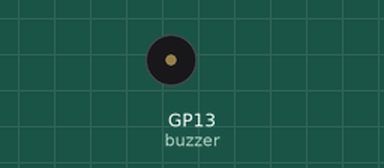
Recording of a program running on a simulated Raspberry Pi Pico running MicroPython. Shown: buzzer (waves = sounding). At 3.9 s the program stops and its outputs stay as they are.

Above: at 0.8 s.
At 3.65 s:
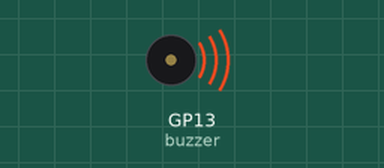
Timing chart, 0 to 5.2 s (numbered marks = the images above):
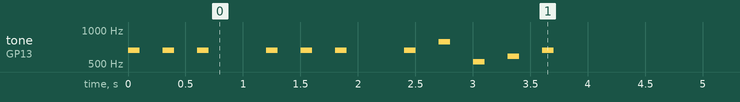

The program:

day5_5.py
```python
# Imports
from machine import Pin, PWM
import time

# Set up the Buzzer pin as PWM
buzzer = PWM(Pin(13)) # Set the buzzer to PWM mode

# Create our library of tone variables for "Jingle Bells"
C = 523
D = 587
E = 659
G = 784

# Create volume variable (Duty cycle)
volume = 10000

# Create our function with arguments
def playtone(note,vol,delay1,delay2):
    buzzer.duty_u16(vol)
    buzzer.freq(note)
    time.sleep(delay1)
    buzzer.duty_u16(0)
    time.sleep(delay2)

# Play the tune
playtone(E,volume,0.1,0.2)
playtone(E,volume,0.1,0.2)
playtone(E,volume,0.1,0.5) #Longer second delay

playtone(E,volume,0.1,0.2)
playtone(E,volume,0.1,0.2)
playtone(E,volume,0.1,0.5) #Longer second delay

playtone(E,volume,0.1,0.2)
playtone(G,volume,0.1,0.2)
playtone(C,volume,0.1,0.2)
playtone(D,volume,0.1,0.2)
playtone(E,volume,0.1,0.2)

# Duty to 0 to turn the buzzer off
buzzer.duty_u16(0)
```

Measured:
- by itself, tone on GP13 (buzzer): plays 659 Hz for 0.10 s, 659 Hz for 0.10 s, 659 Hz for 0.10 s, 659 Hz for 0.10 s, 659 Hz for 0.10 s, 659 Hz for 0.10 s … (11 notes in this stretch)
